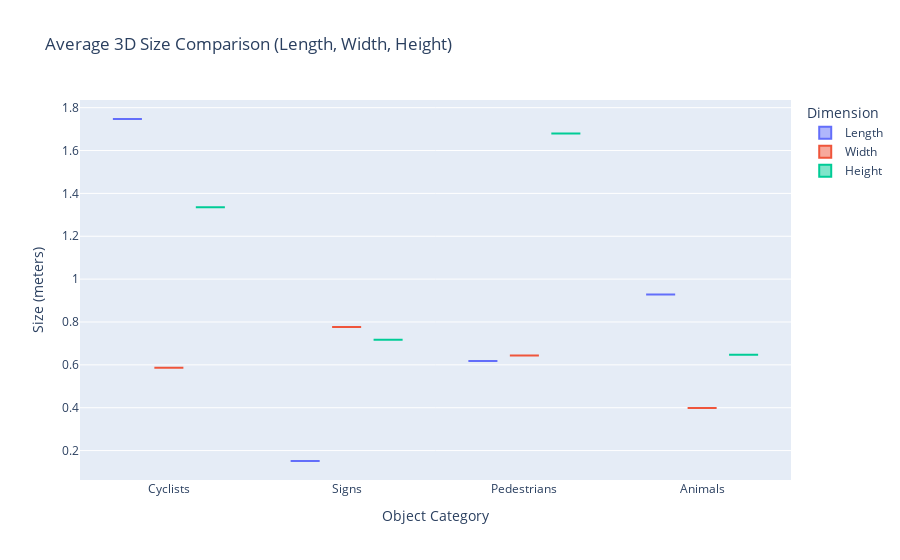

The notebook cell saved with this chart:
### Markdown cell above
## 6. Size Distribution Analysis

### Code cell
if class_data and 'focus_statistics' in class_data:
    # Size comparison for focus categories
    size_data = []
    
    for category in ['cyclists', 'signs', 'pedestrians', 'animals']:
        if category in focus_stats:
            size_stats = focus_stats[category]['size_statistics']
            for dimension in ['length', 'width', 'height']:
                if size_stats[dimension]['count'] > 0:
                    size_data.append({
                        'Category': category.title(),
                        'Dimension': dimension.title(),
                        'Mean': size_stats[dimension]['mean'],
                        'Median': size_stats[dimension]['median'],
                        'Min': size_stats[dimension]['min'],
                        'Max': size_stats[dimension]['max']
                    })
    
    size_df = pd.DataFrame(size_data)
    
    # Box plot comparison
    fig = px.box(
        size_df,
        x='Category',
        y='Mean',
        color='Dimension',
        title='Average 3D Size Comparison (Length, Width, Height)',
        labels={'Mean': 'Size (meters)', 'Category': 'Object Category'}
    )
    
    fig.show()
    
    # Size statistics table
    print("=== 3D SIZE STATISTICS FOR FOCUS CATEGORIES ===")
    print(f"{'Category':<12} {'Dimension':<10} {'Mean':<8} {'Median':<8} {'Min':<8} {'Max':<8}")
    print("-" * 70)
    
    for category in ['cyclists', 'signs', 'pedestrians', 'animals']:
        if category in focus_stats:
            size_stats = focus_stats[category]['size_statistics']
            print(f"\n{category.upper()}:")
            for dimension in ['length', 'width', 'height']:
                if size_stats[dimension]['count'] > 0:
                    stats = size_stats[dimension]
                    print(f"  {dimension:10} {stats['mean']:8.2f} {stats['median']:8.2f} "
                          f"{stats['min']:8.2f} {stats['max']:8.2f}")
    
    # Create detailed size distribution plots
    fig2, axes = plt.subplots(2, 2, figsize=(15, 10))
    fig2.suptitle('Size Distribution by Category and Dimension', fontsize=16)
    
    categories_plot = ['cyclists', 'signs', 'pedestrians', 'animals']
    axes_flat = axes.flatten()
    
    for i, category in enumerate(categories_plot):
        if category in focus_stats and i < 4:
            size_stats = focus_stats[category]['size_statistics']
            dimensions = ['length', 'width', 'height']
            means = [size_stats[dim]['mean'] for dim in dimensions if size_stats[dim]['count'] > 0]
            dim_names = [dim for dim in dimensions if size_stats[dim]['count'] > 0]
            
            if means:
                axes_flat[i].bar(dim_names, means, alpha=0.7)
                axes_flat[i].set_title(f'{category.title()} Average Sizes')
                axes_flat[i].set_ylabel('Size (meters)')
                axes_flat[i].tick_params(axis='x', rotation=45)
    
    plt.tight_layout()
    plt.show()

### Figure 1 — Plotly figure (JSON) as saved in the notebook; plotly's stock layout.template omitted (floating-point values rounded to 4 significant figures)
{"data": [{"alignmentgroup": "True", "hovertemplate": "Dimension=Length<br>Object Category=%{x}<br>Size (meters)=%{y}<extra></extra>", "legendgroup": "Length", "marker": {"color": "#636efa"}, "name": "Length", "notched": false, "offsetgroup": "Length", "orientation": "v", "showlegend": true, "type": "box", "x": ["Cyclists", "Signs", "Pedestrians", "Animals"], "x0": " ", "xaxis": "x", "y": [1.747, 0.1514, 0.6174, 0.9282], "y0": " ", "yaxis": "y"}, {"alignmentgroup": "True", "hovertemplate": "Dimension=Width<br>Object Category=%{x}<br>Size (meters)=%{y}<extra></extra>", "legendgroup": "Width", "marker": {"color": "#EF553B"}, "name": "Width", "notched": false, "offsetgroup": "Width", "orientation": "v", "showlegend": true, "type": "box", "x": ["Cyclists", "Signs", "Pedestrians", "Animals"], "x0": " ", "xaxis": "x", "y": [0.5869, 0.7767, 0.6437, 0.3988], "y0": " ", "yaxis": "y"}, {"alignmentgroup": "True", "hovertemplate": "Dimension=Height<br>Object Category=%{x}<br>Size (meters)=%{y}<extra></extra>", "legendgroup": "Height", "marker": {"color": "#00cc96"}, "name": "Height", "notched": false, "offsetgroup": "Height", "orientation": "v", "showlegend": true, "type": "box", "x": ["Cyclists", "Signs", "Pedestrians", "Animals"], "x0": " ", "xaxis": "x", "y": [1.335, 0.7175, 1.679, 0.6473], "y0": " ", "yaxis": "y"}], "layout": {"boxmode": "group", "legend": {"title": {"text": "Dimension"}, "tracegroupgap": 0}, "title": {"text": "Average 3D Size Comparison (Length, Width, Height)"}, "xaxis": {"anchor": "y", "domain": [0, 1], "title": {"text": "Object Category"}}, "yaxis": {"anchor": "x", "domain": [0, 1], "title": {"text": "Size (meters)"}}}}
